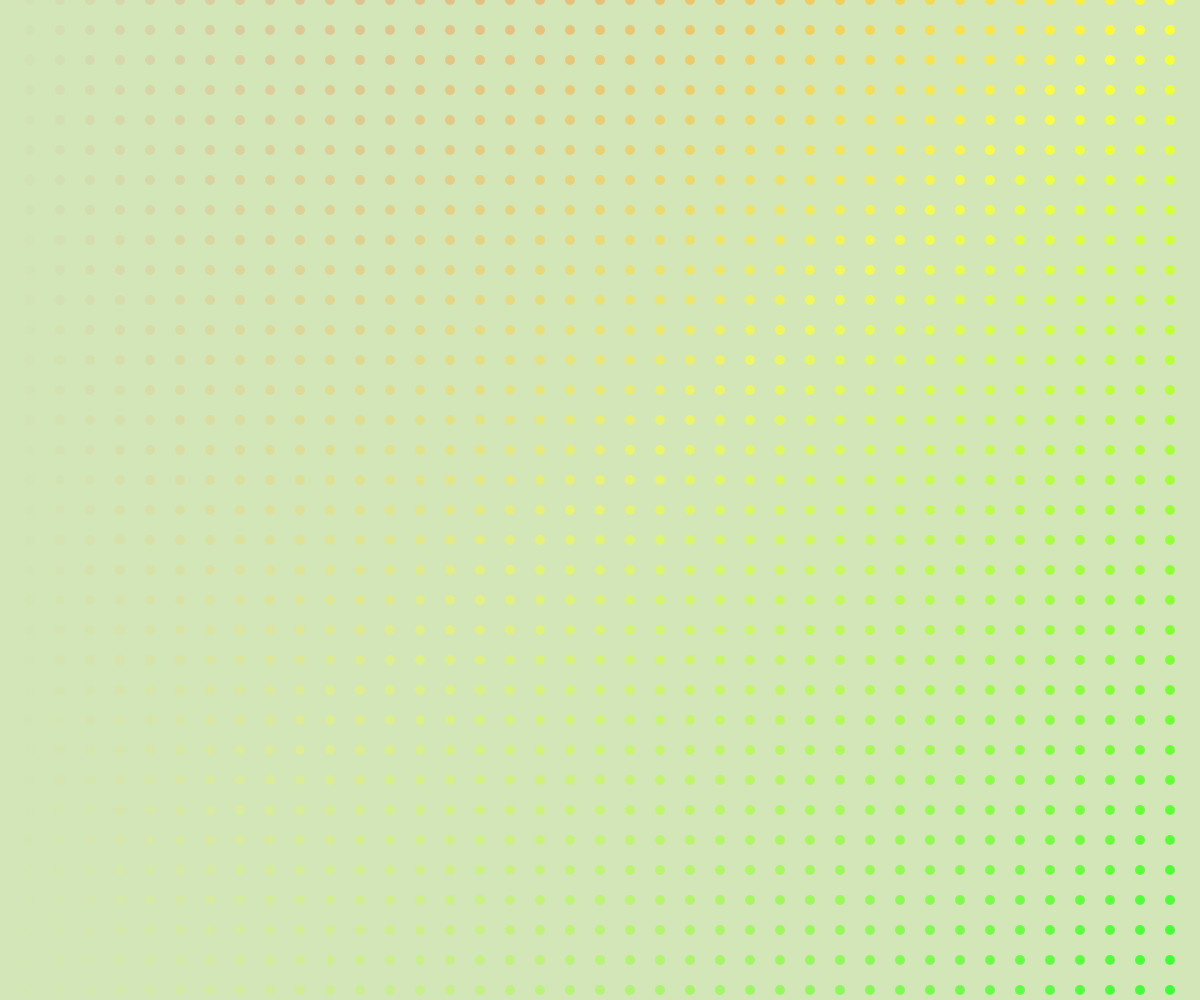
Frame 1 (no input)
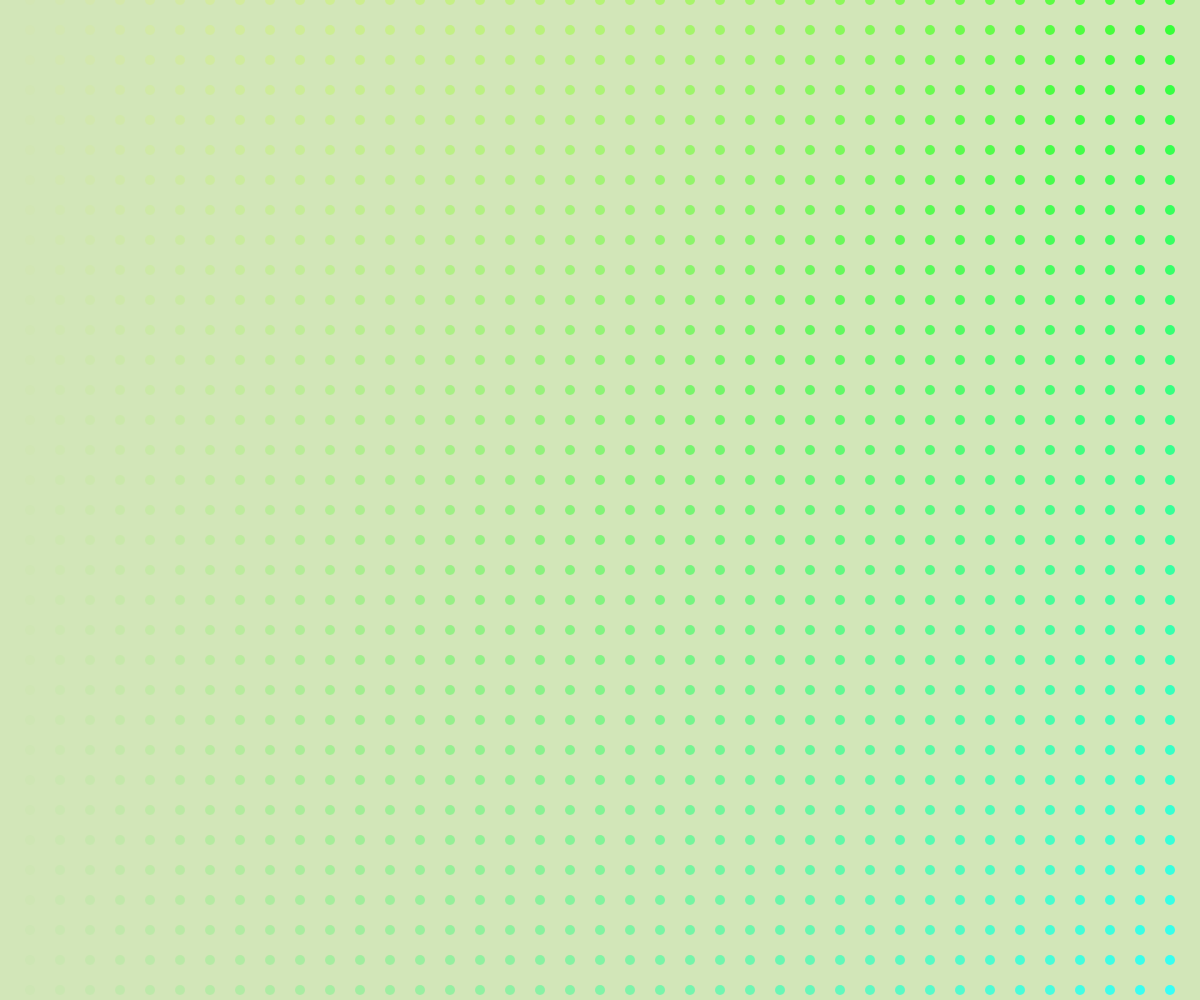
Frame 60 (no input)
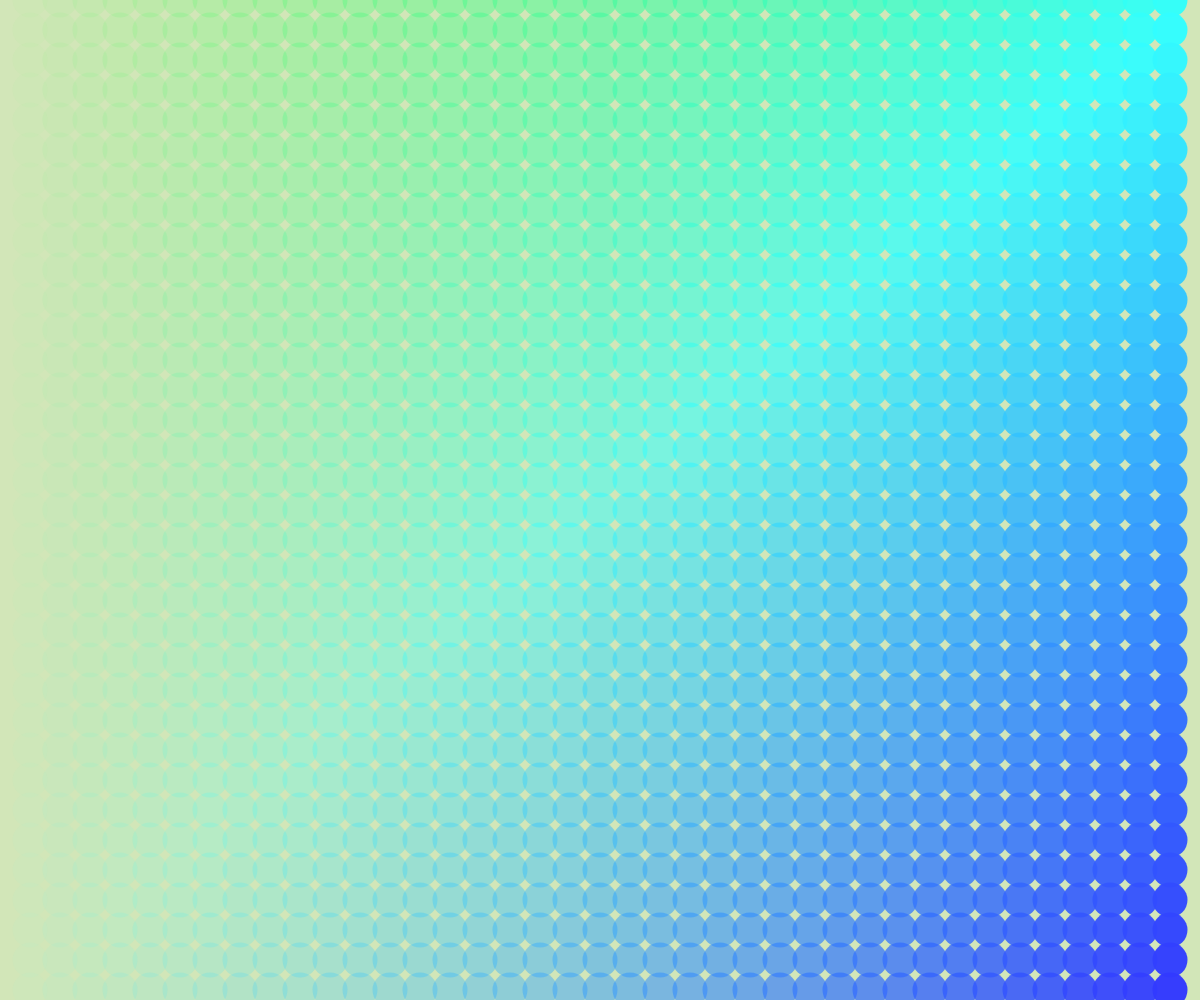
Frame 120 (the mouse pressed at the canvas centre since frame 60)

The p5.js sketch that drew these frames (run headless with seeded random() and noise() and a simulated clock; from frame 60 on, the mouse is pressed at the canvas centre):

// p5.js sketch
// ── sketch.js
function setup() {
  // 建立全螢幕畫布
  createCanvas(windowWidth, windowHeight);
  // 設定色彩模式為 HSB (色相, 飽和度, 亮度, 透明度)
  colorMode(HSB, 360, 100, 100, 1);
}

function draw() {
  // 設定背景色（淡淡的灰綠色）
  background(85, 20, 90);
  
  // 移除圓形的邊框，讓視覺更乾淨
  noStroke();

  // 外層迴圈控制 X 軸
  for (let i = 0; i < width; i += 30) {
    // 內層迴圈控制 Y 軸 (已修正為 j += 30)
    for (let j = 0; j < height; j += 30) {
      
      // 1. 計算顏色：結合時間(frameCount)與座標，產生流動的彩虹感
      let hue = (frameCount + i / width * 60 + j / height * 60) % 360;
      let clr = color(hue, 80, 100);
      
      // 2. 設定透明度：根據 X 軸位置改變
      clr.setAlpha(i / width);
      fill(clr);

      // 3. 滑鼠互動：讓圓形大小隨滑鼠位置改變 (使用 map 函數限制在 10~60 之間)
      let circleSize = map(mouseX, 0, width, 10, 60);
      
      // 繪製圓形
      ellipse(i, j, circleSize, circleSize);
    }
  }
}

// 當視窗縮放時，自動調整畫布大小
function windowResized() {
  resizeCanvas(windowWidth, windowHeight);
}
